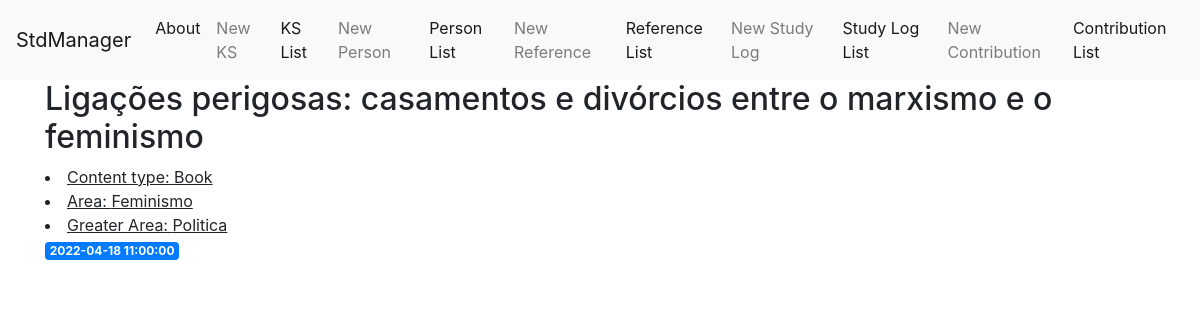
The page /ks-3 on the database its author committed.
### tables this page shows
CREATE TABLE knowledge_source (
	ks_id INTEGER PRIMARY KEY AUTOINCREMENT,
	ks_created_at TIMESTAMP NOT NULL DEFAULT CURRENT_TIMESTAMP,
	ks_type TEXT NOT NULL,
	ks_name TEXT NOT NULL,
	main_person_id INTEGER,
	area TEXT,
	greater_area TEXT
);

### app.py (the view)
@app.route('/ks-<int:ks_id>')
def ks(ks_id):
    ks = get_ks(ks_id)
    return render_template('ks.html', ks=ks)

### app.py (called while the page is built)
def get_db_connection():
    conn = sqlite3.connect('database.db')
    conn.row_factory = sqlite3.Row
    return conn

def get_ks(ks_id):
    conn = get_db_connection()
    ks = conn.execute('SELECT * FROM knowledge_source WHERE ks_id = ?',
                        (ks_id,)).fetchone()
    conn.close()
    if ks is None:
        abort(404)
    return ks

### templates/ks.html
{% extends 'base.html' %}
{% block content %}
    <h2>{% block title %} {{ ks['ks_name'] }} {% endblock %}</h2>
    <u>
        <li>Content type: {{ ks['ks_type'] }}</li>
        <li>Area: {{ ks['area'] }}</li>
        <li>Greater Area: {{ ks['greater_area'] }}</li>
    </u>
    <span class="badge badge-primary">{{ ks['ks_created_at'] }}</span>
{% endblock %}

### rows shown on the page
knowledge_source: ks_name "Ligações perigosas: casamentos e divórcios entre o marxismo e o feminismo", ks_type "Book", area "Feminismo", greater_area "Politica", ks_created_at "2022-04-18 11:00:00"
